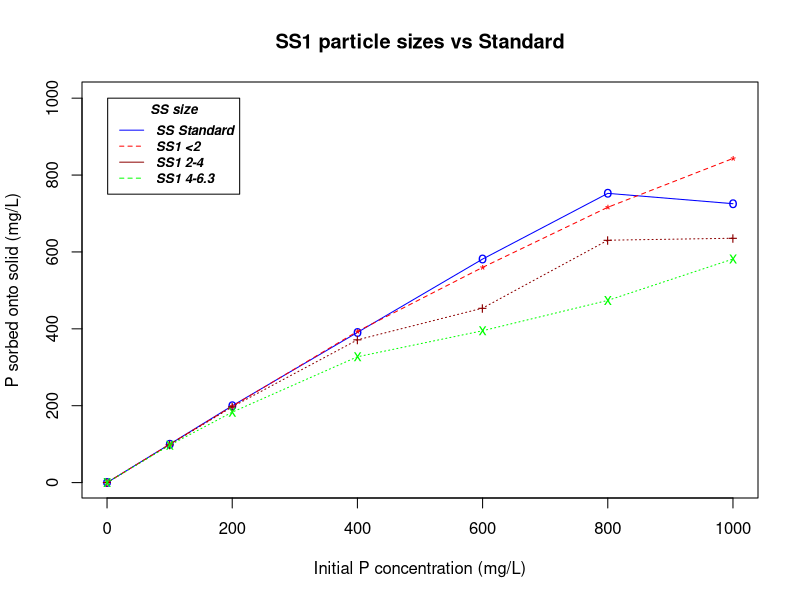
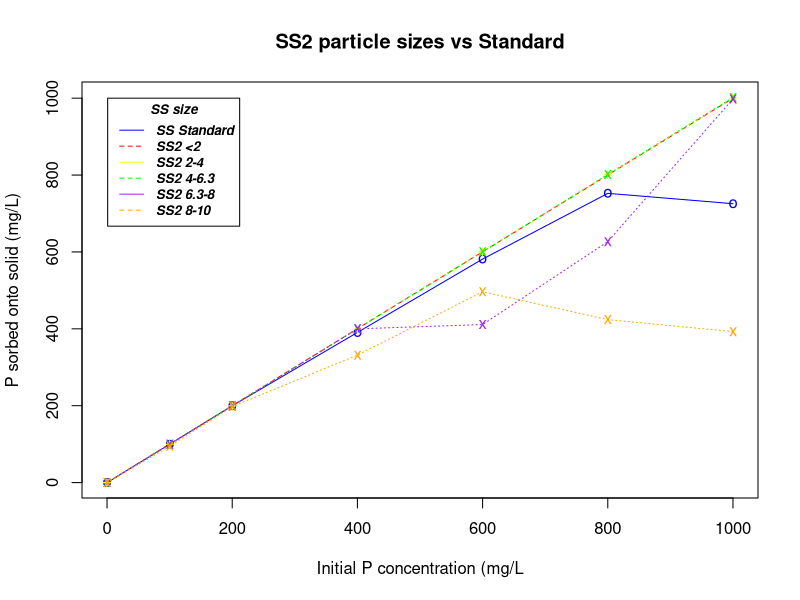

The R source for these figures, in order: (Note: this script raises an error after producing the figures.)
## ---- chunk 1
library(ggplot2)
library(ggthemes)
library(GGally)
library(caret)
library(MASS)
library(tidyverse)
## ---- chunk 2
#read in combined data
combo<-read.csv("CombinedData.csv")
str(combo)
SS<-subset(combo, grepl("SS", combo$Type)) #create SS subset
AMDR<-subset(combo, grepl("AMDR", combo$Type)) #create AMDR subset
bulk2<-read.csv("bulk2.csv")

## ---- chunk 3
xdata<-c(bulk2$Conc)
y1.avg<-c(bulk2$AvgBulk)
y1.2<-c(bulk2$SS1.2)
y1.4<-c(bulk2$SS1.2_4)
y1.6<-c(bulk2$SS1.4_6)

png(filename="SS1.png")
#plot first curve
plot(xdata,y1.avg,type="o",col="blue",pch="o",lty=1,ylim=c(0,1002),main="SS1 particle sizes vs Standard",xlab="Initial P concentration (mg/L)", ylab="P sorbed onto solid (mg/L)")

legend(1,1000,legend=c("SS Standard", "SS1 <2", "SS1 2-4", "SS1 4-6.3"),col=c("blue","red","dark red", "green"),lty=1:2,cex=0.8, title="SS size",text.font=4)


#add second curve to same plot
points(xdata,y1.2,col="red", pch="*")
lines(xdata,y1.2,col="red",lty=2)

# Add Third curve to the same plot by calling points() and lines()
# Use symbol '+' for points.
 points(xdata, y1.4, col="dark red",pch="+")
 lines(xdata, y1.4, col="dark red", lty=3)
 
 #add 4th curve to same plot
  points(xdata, y1.6, col="green",pch="x")
 lines(xdata, y1.6, col="green", lty=3)
 
 dev.off()
## ---- chunk 4
xdata<-c(bulk2$Conc)
y1.avg<-c(bulk2$AvgBulk)
y2.2<-c(bulk2$SS2.2)
y2.4<-c(bulk2$SS2.2_4)
y2.6<-c(bulk2$SS2.4_6)
y2.8<-c(bulk2$SS2.6_8)
y2.10<-c(bulk2$SS2.8_10)

png(filename="SS2.png")
#plot first curve
plot(xdata,y1.avg,type="o",col="blue",pch="o",lty=1,ylim=c(0,1002),main="SS2 particle sizes vs Standard",xlab="Initial P concentration (mg/L", ylab="P sorbed onto solid (mg/L)")

legend(1,1000,legend=c("SS Standard", "SS2 <2", "SS2 2-4", "SS2 4-6.3", "SS2 6.3-8", "SS2 8-10"),col=c("blue","red","yellow", "green","purple","orange"),lty=1:2,cex=0.8, title="SS size",text.font=4)


#add second curve to same plot
points(xdata,y2.2,col="red", pch="*")
lines(xdata,y2.2,col="red",lty=2)

# Add Third curve to the same plot by calling points() and lines()
# Use symbol '+' for points.
 points(xdata, y2.4, col="yellow",pch="+")
 lines(xdata, y2.4, col="yellow", lty=3)
 
 #add 4th curve to same plot
  points(xdata, y2.6, col="green",pch="x")
 lines(xdata, y2.6, col="green", lty=3)
 
 #add 5th curve to same plot
  points(xdata, y2.8, col="purple",pch="x")
 lines(xdata, y2.8, col="purple", lty=3)
 
 #add 6th curve to same plot
  points(xdata, y2.10, col="orange",pch="x")
 lines(xdata, y2.10, col="orange", lty=3)
 
 dev.off()
## ---- chunk 5
#Model Psorption with particle size, initial concentration, and source
#Is size significant? Is source significant?
fit.size.inconc.source<-lm(Psorbed~Type +Size+Init_Conc+Source, data=combo)
summary(fit.size.inconc.source) #size large, init_conc, and source sig at 0.05, type not sig
aov<-aov(Psorbed~Type +Size+Init_Conc+Source, data=combo)
summary(aov) #Everything significant at 0.05

#What if look at SS and AMDR separately
fit.size.inconc.source.SS<-lm(Psorbed~Size+Init_Conc+Source, data=SS)
summary(fit.size.inconc.source.SS) #size large, init_conc, and source sig at 0.05
aov<-aov(Psorbed~Size+Init_Conc+Source, data=SS)
summary(aov) #Everything significant at 0.05

fit.size.inconc.source.AMDR<-lm(Psorbed~Init_Conc+Source, data=AMDR)
summary(fit.size.inconc.source.AMDR) #init_conc sig at 0.05, but not source
aov<-aov(Psorbed~Init_Conc+Source, data=AMDR)
summary(aov) #Init_conc significant at 0.05

#stepwise to see what best model for P sorption is
fit_int.1 <- lm(Psorbed~1, combo)
fit_full.1 <- lm(Psorbed ~ Type + Size + Init_Conc + Premoval + Source, data = combo)
step<-step(fit_int.1,scope = list(upper = formula(fit_full.1), lower = formula(fit_int.1)), direction = 'both')
#no surprise, it is initial concentration and P removal
## ---- chunk 6

#Model Psorption with particle size, initial concentration, and source
#Is size significant? Is source significant?
fit.all<-lm(Psorbed~Type +Size+Init_Conc+Source + FeTot + 
    CaTot + MgTot + AlTot + CaWS+ MgWS+AlAO+FeAO+AlCBD+FeCBD, data=combo)
summary(fit.all) #only brings rsquared up to 91.68
aov.all<-aov(fit.all)
summary(aov.all)

#Entire model
fit_int.full <- lm(Psorbed~1, combo)
fit_full.full <- lm(Psorbed ~ Type + Init_Conc + Premoval + Source + Size + FeTot + 
    CaTot + MgTot + AlTot + CaWS+ MgWS+AlAO+FeAO+AlCBD+FeCBD, data = combo)
step<-step(fit_int.full,scope = list(upper = formula(fit_full.full), lower = formula(fit_int.full)), direction = 'both')
#from the whole gambit- Psorbed~ Init_Conc + Premoval + AlTot + MgWS + Source

#Just elemental composition for all 
fit_int.el <- lm(Psorbed~1, combo)
fit_full.el <- lm(Psorbed ~ Init_Conc + Premoval+FeTot + 
    CaTot + MgTot + AlTot + CaWS+ MgWS+AlAO+FeAO+AlCBD+FeCBD, data = combo)
step<-step(fit_int.el,scope = list(upper = formula(fit_full.el), lower = formula(fit_int.el)), direction = 'both')
#With just elemental composition, Psorbed ~ Init_Conc + Premoval + MgWS + CaTot + FeCBD

#Just SS
fit_int.ss <- lm(Psorbed~1, SS)
fit_full.ss <- lm(Psorbed ~ Source + Init_Conc + Premoval + Size + FeTot + 
    CaTot + MgTot + AlTot + CaWS+ MgWS+AlAO+FeAO+AlCBD+FeCBD, data = SS)
step<-step(fit_int.ss,scope = list(upper = formula(fit_full.ss), lower = formula(fit_int.ss)), direction = 'both')
#just SS, Psorbed ~ Init_Conc + Premoval + CaTot + MgWS + MgTot

#Only AMDR
fit_int.amdr <- lm(Psorbed~1, AMDR)
fit_full.amdr <- lm(Psorbed ~ Source + Init_Conc + Premoval + FeTot + 
    CaTot + MgTot + AlTot + CaWS+ MgWS+AlAO+FeAO+AlCBD+FeCBD, data = SS)
step<-step(fit_int.amdr,scope = list(upper = formula(fit_full.amdr), lower = formula(fit_int.amdr)), direction = 'both')
#AMDR is Psorbed ~ Init_Conc + Premoval
